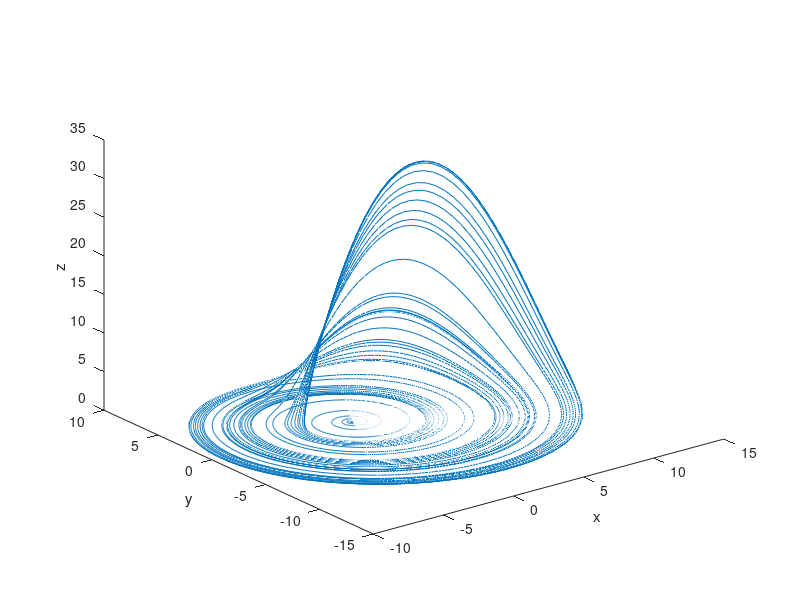

Reproduce this figure in MATLAB.
clear all;
% Parameters:
A = 0.2;
B = 0.2;
C = 5.7;
Tend = 500;
h = 0.02;

% Initialization:
i = 1;
t(i) = 0;
x(i) = 0;
y(i) = 0;
z(i) = 0;

% 3-step ERK method:
while (t(i) + h < Tend + 1e-12)
    k1(i) = -(y(i) + z(i));
    k2(i) = k1(i) + 1/2 * h * k1(i);
    k3(i) = k1(i) + h*(k1(i) + 2*k2(i));
    x(i+1) = x(i) + h*(1/6 * k1(i) + 2/3 * k2(i) + 1/6 * k3(i));
    
    h1(i) = x(i) + A*y(i);
    h2(i) = h1(i) + 1/2 * h * h1(i);
    h3(i) = h1(i) + h*(h1(i) + 2*h2(i));
    y(i+1) = y(i) + h*(1/6 * h1(i) + 2/3 * h2(i) + 1/6 * h3(i));
    
    l1(i) = B + x(i)*z(i) - C*z(i);
    l2(i) = l1(i) + 1/2 * h * l1(i);
    l3(i) = l1(i) + h*(l1(i) + 2*l2(i));
    z(i+1) = z(i) + h*(1/6 * l1(i) + 2/3 * l2(i) + 1/6 * l3(i));
    
    t(i+1) = t(i) + h;
    i = i+1;
end

figure(1);
plot3(x,y,z);
xlabel('x');
ylabel('y');
zlabel('z');
